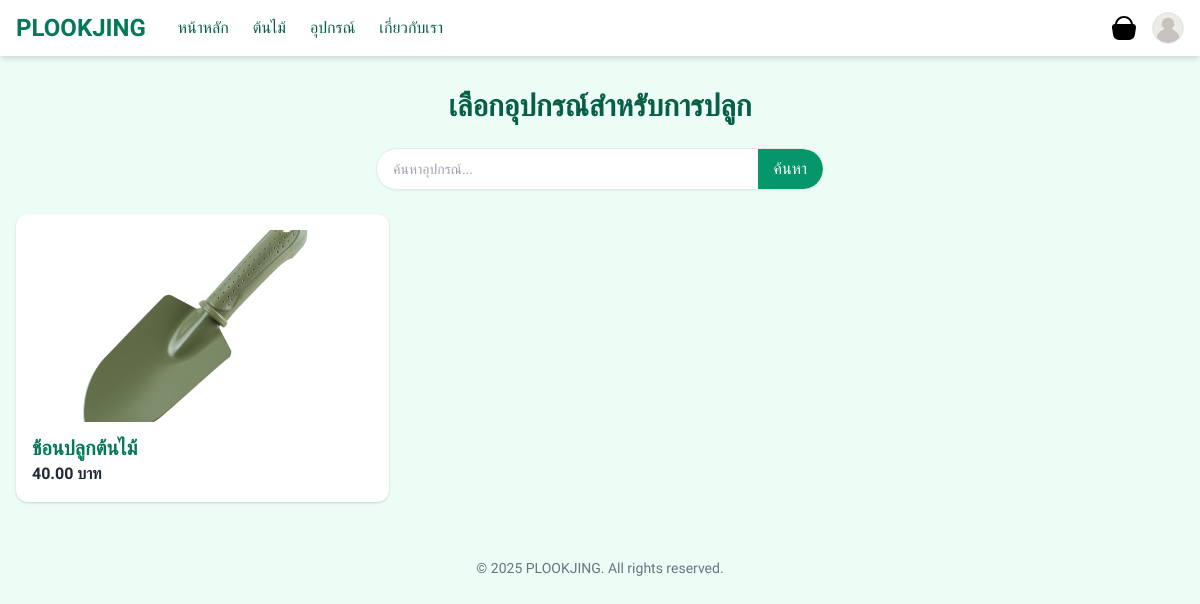
/equipment-list/, run on an earlier commit of the app's database.
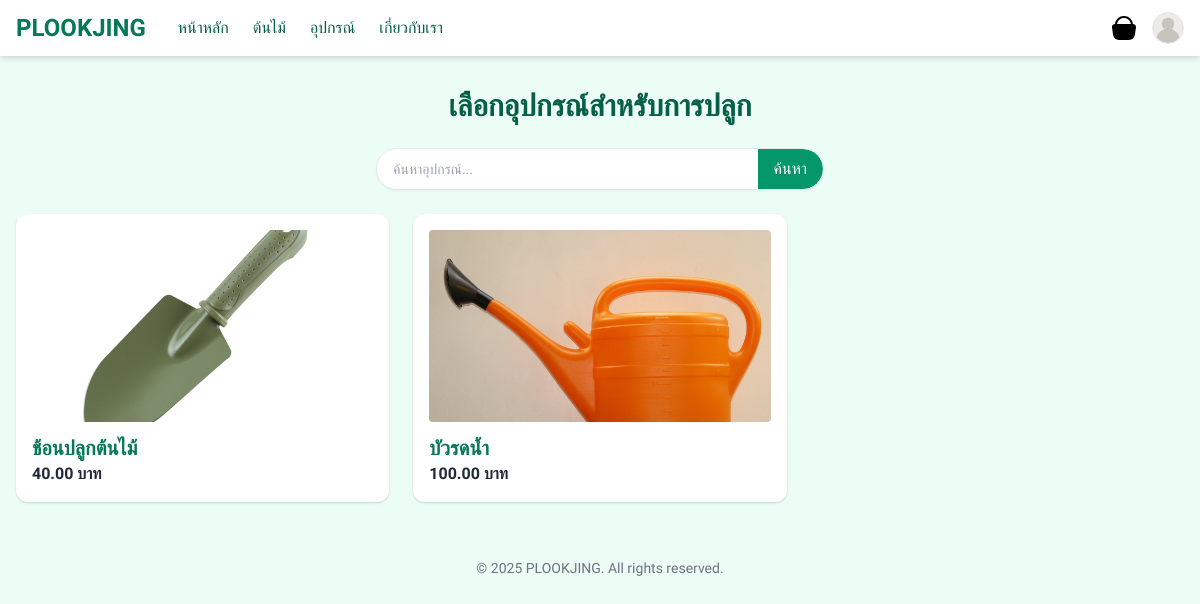
And on a later commit of the database.
### myapp/models.py (models this page shows, shortened)
class Equipment(models.Model):
    name = models.CharField(max_length=100)
    description = models.TextField(blank=True)
    price = models.DecimalField(max_digits=10, decimal_places=2)
    image = models.ImageField(upload_to='equipment/', blank=True, null=True)

### myapp/views.py (the view)
# urls.py: path('equipment-list/', views.equipment_list, name='equipment_list'),
def equipment_list(request):
    query = request.GET.get('q')
    equipments = Equipment.objects.filter(name__icontains=query) if query else Equipment.objects.all()
    return render(request, 'myapp/equipment_list.html', {'equipments': equipments})

### myapp/templates/myapp/equipment_list.html
{% extends 'base.html' %}
{% block content %}
  <h1 class="text-3xl font-bold text-green-800 mb-6 text-center">เลือกอุปกรณ์สำหรับการปลูก</h1>
  <div class="flex justify-center mb-6">
    <form method="GET" action="" class="w-full max-w-md">
      <div class="flex items-center border rounded-full bg-white shadow-sm overflow-hidden">
        <input type="text" name="q" placeholder="ค้นหาอุปกรณ์..." value="{{ request.GET.q }}"
               class="flex-1 px-4 py-2 focus:outline-none text-sm" />
        <button type="submit" class="bg-green-600 hover:bg-green-700 text-white px-4 py-2 rounded-r-full">
          ค้นหา
        </button>
      </div>
    </form>
  </div>
  <div class="grid grid-cols-1 sm:grid-cols-2 md:grid-cols-3 gap-6">
    {% for equipment in equipments %}
      <a href="{% url 'myapp:equipment_detail' equipment.id %}" class="block bg-white rounded-xl shadow p-4 hover:shadow-lg transition hover:ring-2 hover:ring-green-500">
        {% if equipment.image %}
          <img src="{{ equipment.image.url }}" alt="{{ equipment.name }}" class="w-full h-48 object-cover rounded mb-3">
        {% endif %}
        <h2 class="text-xl font-semibold text-green-700">{{ equipment.name }}</h2>
        <p class="text-orange-600 font-bold">{{ equipment.price|floatformat:2 }} บาท</p>
      </a>
    {% empty %}
      <p class="col-span-full text-center text-gray-500">ยังไม่มีอุปกรณ์ในระบบ</p>
    {% endfor %}
  </div>
{% endblock %}

### myapp/templates/base.html (shortened to what this page needs)
{% load static %}
<!DOCTYPE html>
<html lang="th">
<head>
  <link href="https://cdn.jsdelivr.net/npm/tailwindcss@2.2.19/dist/tailwind.min.css" rel="stylesheet">
</head>
<body class="bg-green-50 text-gray-800">
  <nav class="bg-white shadow-md sticky top-0 z-50">
    <div class="max-w-7xl mx-auto px-4 py-3 flex justify-between items-center">
      <div class="flex items-center space-x-8">
        <a href="{% url 'myapp:home' %}" class="text-2xl font-bold text-green-700">PLOOKJING</a>
        <ul class="flex space-x-6 text-green-800 font-normal">
          <li><a href="{% url 'myapp:home' %}" class="hover:text-orange-500">หน้าหลัก</a></li>
          <li><a href="{% url 'myapp:select_tree' %}" class="hover:text-orange-500">ต้นไม้</a></li>
          <li><a href="{% url 'myapp:equipment_list' %}" class="hover:text-orange-500">อุปกรณ์</a></li>
          <li><a href="{% url 'myapp:about' %}" class="hover:text-orange-500">เกี่ยวกับเรา</a></li>
        </ul>
      </div>
      <div class="flex items-center space-x-4">
        <a href="{% url 'myapp:cart' %}">
          <img src="{% static 'images/basket.svg' %}" alt="Cart Icon" class="w-6 h-6 hover:opacity-80">
        </a>
        <a href="{% url 'myapp:user_profile' %}">
          <img src="{% static 'images/user.svg' %}" alt="Profile Icon" class="w-8 h-8 rounded-full border hover:ring-2">
        </a>
      </div>
    </div>
  </nav>
  <main class="max-w-7xl mx-auto px-4 py-8">
    {% block content %}{% endblock %}
  </main>
  <footer class="text-center py-6 text-gray-500 text-sm">
    © 2025 PLOOKJING. All rights reserved.
  </footer>
</body>
</html>

### myapp/templates/base.html (style rules this page uses)
body { font-family: 'Prompt', sans-serif; }

What changed in the data, as far as the page shows it:
added Equipment: image (picture), name "บัวรดน้ำ", price "100.00"
